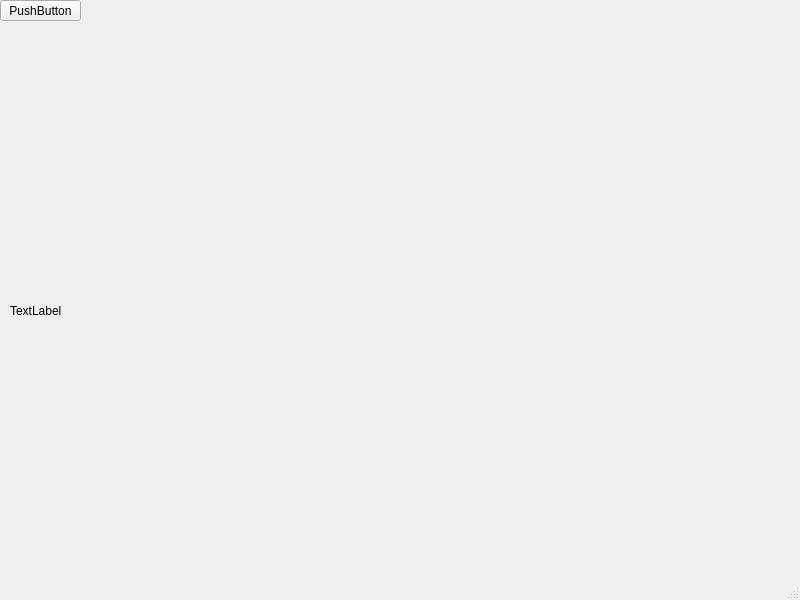
<?xml version="1.0" encoding="UTF-8"?>
<ui version="4.0">
 <class>MW1</class>
 <widget class="QMainWindow" name="MW1">
  <property name="geometry">
   <rect>
    <x>0</x>
    <y>0</y>
    <width>800</width>
    <height>600</height>
   </rect>
  </property>
  <property name="windowTitle">
   <string>MainWindow</string>
  </property>
  <property name="styleSheet">
   <string notr="true">#MW1{
border-image: url(:/image/beijing.png);
	background-image: url(:/image/map2.png);
}
</string>
  </property>
  <widget class="QWidget" name="centralwidget">
   <widget class="QPushButton" name="pushButton">
    <property name="geometry">
     <rect>
      <x>0</x>
      <y>0</y>
      <width>81</width>
      <height>21</height>
     </rect>
    </property>
    <property name="text">
     <string>PushButton</string>
    </property>
   </widget>
   <widget class="QLabel" name="label">
    <property name="geometry">
     <rect>
      <x>10</x>
      <y>40</y>
      <width>821</width>
      <height>541</height>
     </rect>
    </property>
    <property name="styleSheet">
     <string notr="true">#MainWindow{
border-image: url(:/image/beijing.png);
	image: url(:/image/map2.png);
}</string>
    </property>
    <property name="text">
     <string>TextLabel</string>
    </property>
   </widget>
  </widget>
  <widget class="QMenuBar" name="menubar">
   <property name="geometry">
    <rect>
     <x>0</x>
     <y>0</y>
     <width>800</width>
     <height>17</height>
    </rect>
   </property>
  </widget>
  <widget class="QStatusBar" name="statusbar"/>
 </widget>
 <resources/>
 <connections/>
</ui>
